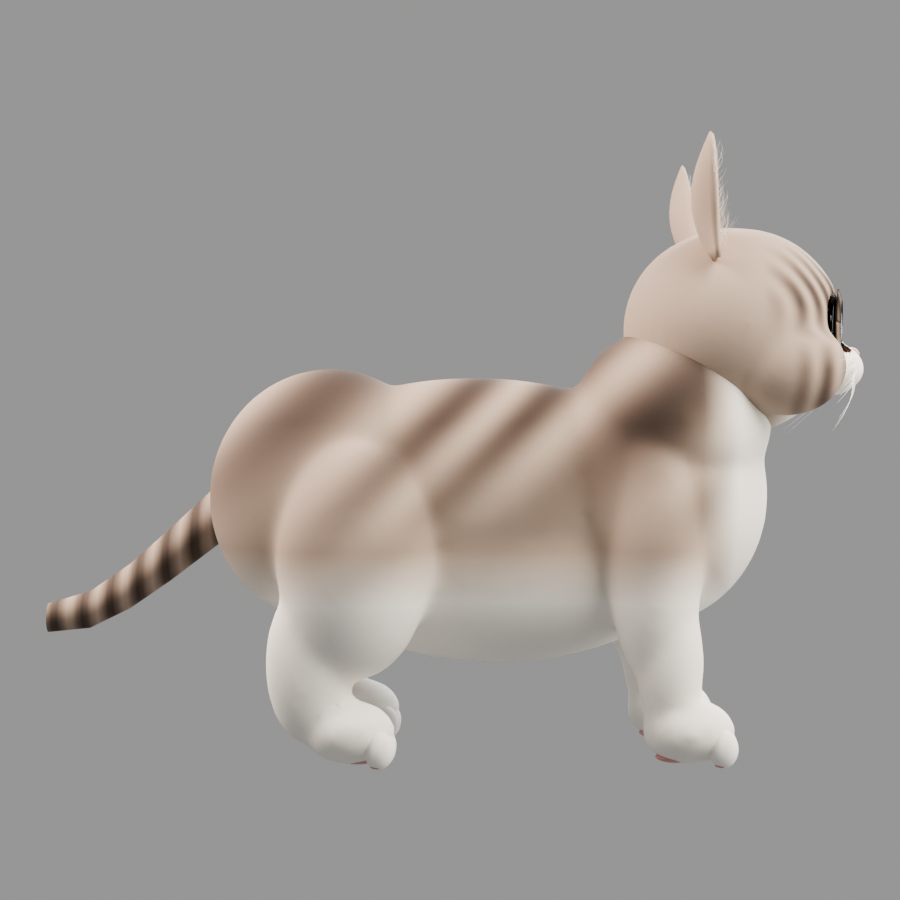
#> input picture reviews/b4-round/side.png, 900 x 900 px, found by its file name
$ python make_figures.py
#> lines starting #> are read from the running program, lines starting #| are printed output that depends on the picture
from PIL import Image,ImageDraw,ImageFont,ImageOps
from pathlib import Path
import json
R=Path('/Users/liepin/workspace/lingxi-v5fix');O=R/'reviews/compare';H=R/'assets/characters/lingxi/v6/round-h';C=R/'assets/characters/lingxi/v6/round-i-check';REF=R/'assets/characters/lingxi/reference'
F='/System/Library/Fonts/Supplemental/Arial.ttf'
font=lambda n:ImageFont.truetype(F,n)
def panel(src,box=None,size=(560,560)):
 im=Image.open(src).convert('RGB');im=im.crop(box) if box else im
 return ImageOps.contain(im,size)
def sheet(name,left,right,lbl1,lbl2,notes,lines=None):
 w,h=1160,720;im=Image.new('RGB',(w,h),'#f2f0ed');d=ImageDraw.Draw(im)
 for p,x in [(left,20),(right,590)]:
  q=panel(*p) if isinstance(p,tuple) else panel(p)
  im.paste(q,(x+(550-q.width)//2,54+(550-q.height)//2))
 d.rectangle((20,54,570,604),outline='#b8b0a8',width=2);d.rectangle((590,54,1140,604),outline='#b8b0a8',width=2)
 d.text((22,16),lbl1,font=font(24),fill='#252321');d.text((592,16),lbl2,font=font(24),fill='#252321')
 for i,t in enumerate(notes):d.text((30,615+i*28),t,font=font(19),fill='#3d3430')
 if lines:
  for x1,y1,x2,y2,color,label in lines:
   d.line((x1,y1,x2,y2),fill=color,width=3);d.text((x1+5,y1+5),label,font=font(18),fill=color)
 im.save(O/name)
expr=REF/'lingxi-ref-expressions.png';paw=REF/'lingxi-ref-lick-paw.png';face=REF/'lingxi-ref-face-closeup.png';turn=REF/'turnaround-v1.png'
def src(n):
 p=C/'faces'/n/'face.png';return p if p.exists() else H/'faces'/('yawn' if n=='yawn' else 'happy')+'.png'
def facep(n):return C/'faces'/n/'face.png'
side_src=C/'views/side.png' if (C/'views/side.png').exists() else H/'views/side.png'
ImageOps.mirror(Image.open(side_src).convert('RGB')).save(O/'side-mirror.png')
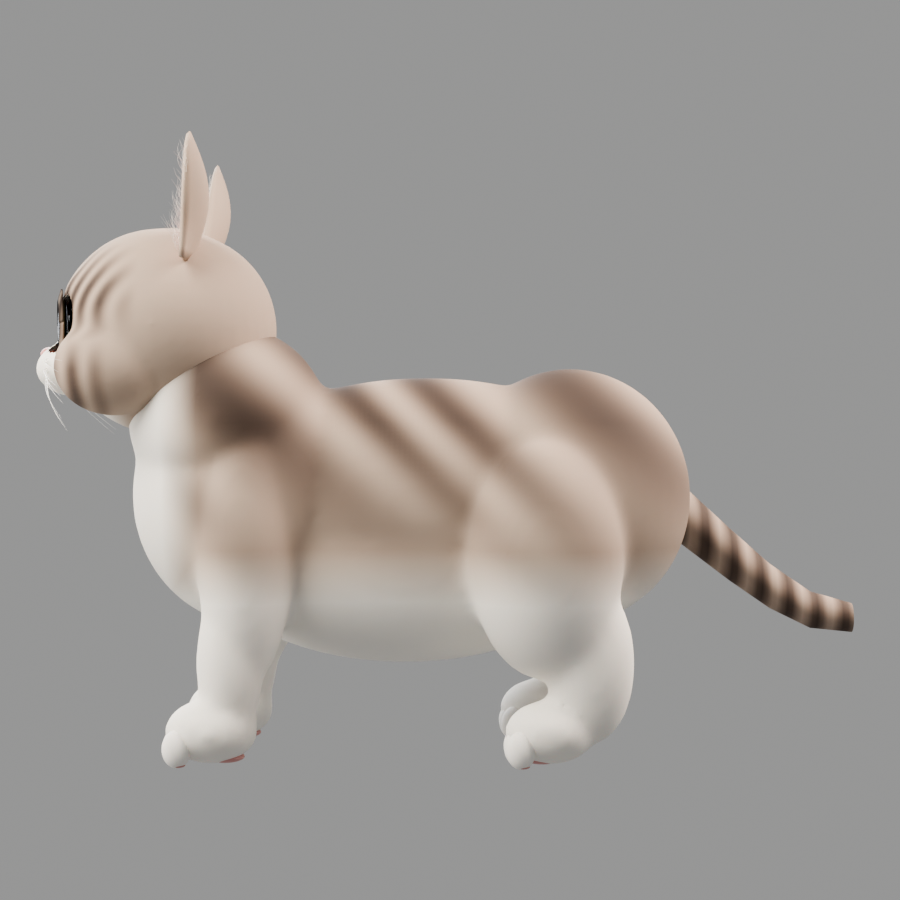
#> saved as side-mirror.png: PIL image 900x900 RGB; mean R, G, B 157.5, 154, 150.8
walk_side=C/'gait-views/walk/side.png'
if walk_side.exists(): ImageOps.mirror(Image.open(walk_side).convert('RGB')).save(O/'walk-side-mirror.png')
# Each comparison uses matching subject scale within its pair; reference crops preserve full face/paw.
sheet('A1-yawn.png',(expr,(0,627,627,1254)),facep('yawn'),'REFERENCE · yawning','ROUND H · Yawn f495',['Reference mouth aperture 133 px / head 520 px = 0.256','Rig: jaw −77.3°; visible slit 26 px / head 700 px = 0.037','Visible opening is 6.9× too small.'],[(368,301,368,417,'#d34d45','133px'),(900,409,900,425,'#d34d45','26px')])
#> in sheet, `im = Image.new('RGB', (w, h), '#f2f0ed')`:
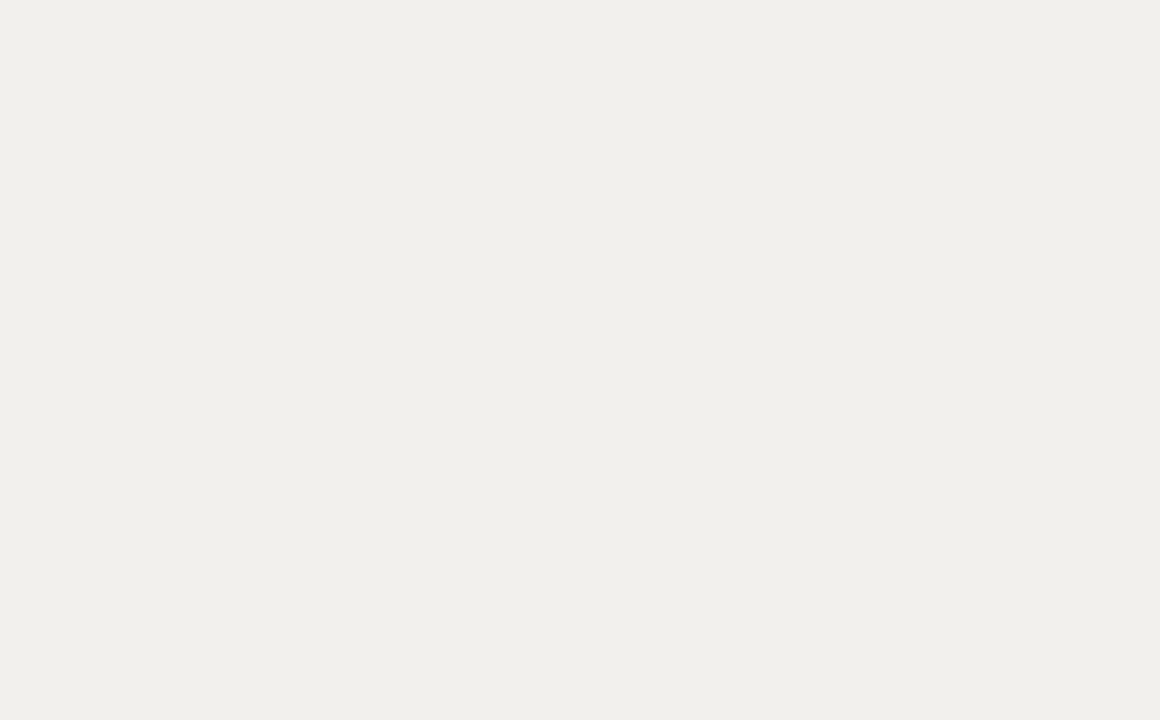
#> im: PIL image 1160x720 RGB; mean R, G, B 242, 240, 237
#> (the run stopped early here; a loop or call above may not have finished)
